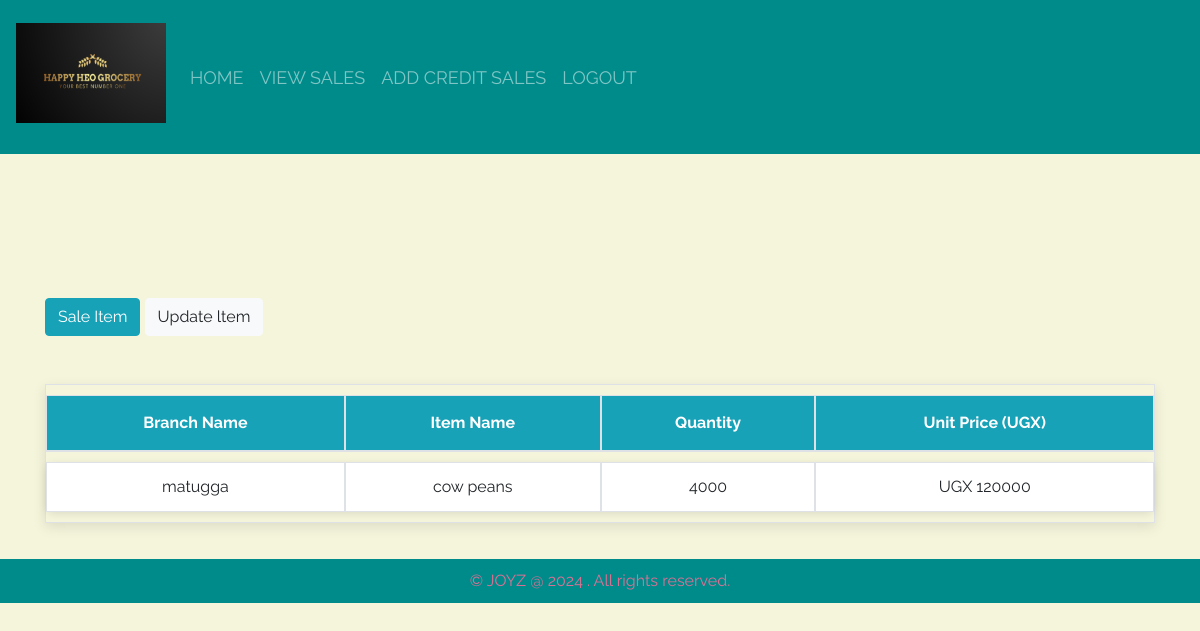
The page /home/7/ (signed in) on the database its author committed.
### groceryapp/models.py (models this page shows, shortened)
class Stocks(models.Model):
    item_name = models.CharField(max_length = 50, null = True, blank = True)
    stock_types = models.CharField(max_length = 50, null = True, blank = True)
    stock_date = models.DateTimeField(default=datetime.now())
    stock_time = models.TimeField(auto_now_add=True)
    total_quantity = models.IntegerField(default=0, null = True, blank = True)
    stock_cost = models.IntegerField(default = 0, null = True, blank = True)
    stock_dealer_name = models.CharField(max_length = 50, null = True, blank = True)
    stock_branch_name = models.CharField(max_length = 50, null = True, blank = True)
    stock_contact = models.CharField(max_length = 50, null = True, blank = True)
    unit_price = models.IntegerField(default = 0, null = True, blank = True)

### groceryapp/views.py (the view)
# urls.py: path('home/<int:product_id>/',views.product_detail,name = 'product_detail'),
@login_required
def product_detail(request,product_id):
    product = Stocks.objects.get(id = product_id)
    return render(request,'groceryapp/product_detail.html',{'product':product})

### groceryapp/templates/groceryapp/product_detail.html (shortened to what this page needs)
{% extends 'groceryapp/base.html'%} {% block content%}
{%load static %}
<br></br>
<br>
<br>
<br><br>
<div class = "container">
    <a href="{% url 'issue_item' product.id %}"><input type="submit" value="Sale Item" class="btn btn-info" btn type="button"/></a>
    <a href="{% url 'add_item' product.id %}" ><input type= "submit" value="Update ltem" class="btn btn-light" type="button"/></a>
</div>
<br></br>
<div class = "container">
  <table class="table table-bordered" style="width: 100%; border-collapse: separate; border-spacing: 0 10px; box-shadow: 0px 4px 12px rgba(0, 0, 0, 0.1);">
    <thead style="background-color: #17a2b8; color: white;">
      <tr style="border-radius: 8px; overflow: hidden;">
        <th scope="col" style="padding: 15px; text-align: center;">Branch Name</th>
        <th scope="col" style="padding: 15px; text-align: center;">Item Name</th>
        <th scope="col" style="padding: 15px; text-align: center;">Quantity</th>
        <th scope="col" style="padding: 15px; text-align: center;">Unit Price (UGX)</th>
      </tr>
    </thead>
    <tbody>
      <tr style="background-color: white; border-left: 5px solid #343a40; border-radius: 8px; box-shadow: 0px 2px 8px rgba(0, 0, 0, 0.1);">
        <td style="padding: 12px; text-align: center;">{{product.stock_branch_name}}</td>
        <td style="padding: 12px; text-align: center;">{{product.item_name}}</td>
        <td style="padding: 12px; text-align: center;">{{product.total_quantity}}</td>
        <td style="padding: 12px; text-align: center;">UGX {{product.unit_price}}</td>
      </tr>
    </tbody>
</table>
</div>
<div class="footer">
</div>
{% endblock%}

### groceryapp/static/css/main.css (style rules this page uses)
html, body { position: relative; overflow-x: hidden; background: url; width: 100% !important; height: 100vh; display: table; background-position: center; background-attachment: scroll; background-size: cover; background-repeat: no-repeat; justify-content: space-between; align-items: center; padding: 0; margin: 0; padding-bottom: 60px; }
body { background-color: beige; font-family: 'raleway'; }
.footer { background-color: darkcyan; color: palevioletred; padding: 10px 0; text-align: center; width: 100%; margin-top: 20px; position: absolute; }

### rows shown on the page
Stocks: stock_branch_name "matugga", item_name "cow peans", total_quantity "4000", unit_price "120000"
